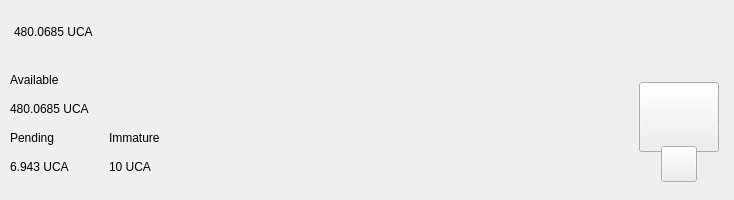
<?xml version="1.0" encoding="UTF-8"?>
<ui version="4.0">
  <class>TopBar</class>
  <widget class="QWidget" name="TopBar">
    <property name="geometry">
      <rect>
        <x>0</x>
        <y>0</y>
        <width>734</width>
        <height>200</height>
      </rect>
    </property>
    <property name="minimumSize">
      <size>
        <width>0</width>
        <height>200</height>
      </size>
    </property>
    <property name="maximumSize">
      <size>
        <width>16777215</width>
        <height>200</height>
      </size>
    </property>
    <property name="windowTitle">
      <string>Form</string>
    </property>
    <layout class="QVBoxLayout" name="verticalLayout_10" stretch="0">
      <property name="spacing">
        <number>0</number>
      </property>
      <property name="leftMargin">
        <number>0</number>
      </property>
      <property name="topMargin">
        <number>0</number>
      </property>
      <property name="rightMargin">
        <number>0</number>
      </property>
      <property name="bottomMargin">
        <number>0</number>
      </property>
      <item>
        <widget class="PFBorderImage" name="containerTop">
          <layout class="QVBoxLayout" name="verticalLayout_11">
            <property name="spacing">
              <number>0</number>
            </property>
            <property name="leftMargin">
              <number>0</number>
            </property>
            <property name="topMargin">
              <number>0</number>
            </property>
            <property name="rightMargin">
              <number>0</number>
            </property>
            <property name="bottomMargin">
              <number>0</number>
            </property>
            <item>
              <widget class="QWidget" name="top_container_2" native="true">
                <property name="minimumSize">
                  <size>
                    <width>0</width>
                    <height>65</height>
                  </size>
                </property>
                <layout class="QHBoxLayout" name="top_container">
                  <property name="spacing">
                    <number>0</number>
                  </property>
                  <property name="leftMargin">
                    <number>14</number>
                  </property>
                  <property name="topMargin">
                    <number>0</number>
                  </property>
                  <property name="rightMargin">
                    <number>14</number>
                  </property>
                  <property name="bottomMargin">
                    <number>0</number>
                  </property>
                  <item alignment="Qt::AlignVCenter">
                    <widget class="QWidget" name="widgetTopAmount" native="true">
                      <property name="sizePolicy">
                        <sizepolicy hsizetype="Preferred" vsizetype="Maximum">
                          <horstretch>0</horstretch>
                          <verstretch>0</verstretch>
                        </sizepolicy>
                      </property>
                      <layout class="QHBoxLayout" name="horizontalLayout_5">
                        <property name="spacing">
                          <number>0</number>
                        </property>
                        <property name="leftMargin">
                          <number>0</number>
                        </property>
                        <property name="topMargin">
                          <number>0</number>
                        </property>
                        <property name="rightMargin">
                          <number>0</number>
                        </property>
                        <property name="bottomMargin">
                          <number>0</number>
                        </property>
                        <item alignment="Qt::AlignTop">
                          <widget class="QLabel" name="labelAmountTopUca">
                            <property name="minimumSize">
                              <size>
                                <width>0</width>
                                <height>36</height>
                              </size>
                            </property>
                            <property name="styleSheet">
                              <string notr="true">padding:0px;margin:0px;</string>
                            </property>
                            <property name="text">
                              <string notr="true">480.0685 UCA</string>
                            </property>
                          </widget>
                        </item>
                      </layout>
                    </widget>
                  </item>
                  <item>
                    <spacer name="horizontalSpacer">
                      <property name="orientation">
                        <enum>Qt::Horizontal</enum>
                      </property>
                      <property name="sizeHint" stdset="0">
                        <size>
                          <width>40</width>
                          <height>20</height>
                        </size>
                      </property>
                    </spacer>
                  </item>
                  <item>
                    <layout class="QHBoxLayout" name="horizontalLayout_4">
                      <property name="spacing">
                        <number>12</number>
                      </property>
                      <property name="rightMargin">
                        <number>0</number>
                      </property>
                      <item alignment="Qt::AlignRight">
                        <widget class="QWidget" name="layoutSync" native="true">
                          <property name="minimumSize">
                            <size>
                              <width>0</width>
                              <height>36</height>
                            </size>
                          </property>
                          <property name="maximumSize">
                            <size>
                              <width>16777215</width>
                              <height>36</height>
                            </size>
                          </property>
                          <layout class="QVBoxLayout" name="verticalLayout_9">
                            <property name="leftMargin">
                              <number>0</number>
                            </property>
                            <property name="topMargin">
                              <number>0</number>
                            </property>
                            <property name="rightMargin">
                              <number>0</number>
                            </property>
                            <property name="bottomMargin">
                              <number>0</number>
                            </property>
                            <item>
                              <widget class="ExpandableButton" name="pushButtonSync" native="true">
                                <property name="minimumSize">
                                  <size>
                                    <width>36</width>
                                    <height>36</height>
                                  </size>
                                </property>
                                <property name="maximumSize">
                                  <size>
                                    <width>16777215</width>
                                    <height>36</height>
                                  </size>
                                </property>
                              </widget>
                            </item>
                          </layout>
                        </widget>
                      </item>
                      <item>
                        <widget class="ExpandableButton" name="pushButtonHDUpgrade" native="true">
                          <property name="minimumSize">
                            <size>
                              <width>36</width>
                              <height>36</height>
                            </size>
                          </property>
                        </widget>
                      </item>
                      <item>
                        <widget class="ExpandableButton" name="pushButtonStack" native="true">
                          <property name="minimumSize">
                            <size>
                              <width>36</width>
                              <height>36</height>
                            </size>
                          </property>
                        </widget>
                      </item>
                      <item>
                        <widget class="ExpandableButton" name="pushButtonColdStaking" native="true">
                          <property name="minimumSize">
                            <size>
                              <width>36</width>
                              <height>36</height>
                            </size>
                          </property>
                        </widget>
                      </item>
                      <item>
                        <widget class="ExpandableButton" name="pushButtonConnection" native="true">
                          <property name="minimumSize">
                            <size>
                              <width>36</width>
                              <height>36</height>
                            </size>
                          </property>
                        </widget>
                      </item>
                      <item>
                        <widget class="ExpandableButton" name="pushButtonTor" native="true">
                          <property name="minimumSize">
                            <size>
                              <width>36</width>
                              <height>36</height>
                            </size>
                          </property>
                        </widget>
                      </item>
                      <item>
                        <widget class="ExpandableButton" name="pushButtonLock" native="true">
                          <property name="sizePolicy">
                            <sizepolicy hsizetype="Expanding" vsizetype="Expanding">
                              <horstretch>0</horstretch>
                              <verstretch>0</verstretch>
                            </sizepolicy>
                          </property>
                          <property name="minimumSize">
                            <size>
                              <width>36</width>
                              <height>0</height>
                            </size>
                          </property>
                        </widget>
                      </item>
                      <item>
                        <widget class="ExpandableButton" name="pushButtonTheme" native="true">
                          <property name="minimumSize">
                            <size>
                              <width>36</width>
                              <height>36</height>
                            </size>
                          </property>
                          <property name="maximumSize">
                            <size>
                              <width>16777215</width>
                              <height>36</height>
                            </size>
                          </property>
                        </widget>
                      </item>
                      <item>
                        <widget class="ExpandableButton" name="pushButtonFAQ" native="true">
                          <property name="minimumSize">
                            <size>
                              <width>36</width>
                              <height>36</height>
                            </size>
                          </property>
                        </widget>
                      </item>
                    </layout>
                  </item>
                </layout>
              </widget>
            </item>
            <item>
              <widget class="QWidget" name="bottom_container" native="true">
                <property name="minimumSize">
                  <size>
                    <width>0</width>
                    <height>135</height>
                  </size>
                </property>
                <layout class="QHBoxLayout" name="botton_container">
                  <property name="leftMargin">
                    <number>10</number>
                  </property>
                  <property name="topMargin">
                    <number>0</number>
                  </property>
                  <property name="rightMargin">
                    <number>10</number>
                  </property>
                  <property name="bottomMargin">
                    <number>10</number>
                  </property>
                  <item>
                    <layout class="QHBoxLayout" name="horizontalLayout_3">
                      <property name="bottomMargin">
                        <number>9</number>
                      </property>
                      <item>
                        <layout class="QVBoxLayout" name="verticalLayout_7">
                          <property name="spacing">
                            <number>0</number>
                          </property>
                          <property name="leftMargin">
                            <number>0</number>
                          </property>
                          <property name="rightMargin">
                            <number>30</number>
                          </property>
                          <item>
                            <layout class="QVBoxLayout" name="verticalLayout_2">
                              <item>
                                <widget class="QLabel" name="labelTitle1">
                                  <property name="text">
                                    <string>Available</string>
                                  </property>
                                </widget>
                              </item>
                              <item>
                                <widget class="QLabel" name="labelAmountUca">
                                  <property name="text">
                                    <string notr="true">480.0685 UCA</string>
                                  </property>
                                </widget>
                              </item>
                            </layout>
                          </item>
                          <item>
                            <layout class="QHBoxLayout" name="horizontalLayout_2">
                              <property name="spacing">
                                <number>0</number>
                              </property>
                              <item>
                                <layout class="QVBoxLayout" name="verticalLayout_3">
                                  <item>
                                    <widget class="QLabel" name="labelTitle3">
                                      <property name="text">
                                        <string>Pending</string>
                                      </property>
                                    </widget>
                                  </item>
                                  <item>
                                    <widget class="QLabel" name="labelPendingUca">
                                      <property name="text">
                                        <string notr="true">6.943 UCA</string>
                                      </property>
                                    </widget>
                                  </item>
                                </layout>
                              </item>
                              <item>
                                <spacer name="horizontalSpacer_3">
                                  <property name="orientation">
                                    <enum>Qt::Horizontal</enum>
                                  </property>
                                  <property name="sizeType">
                                    <enum>QSizePolicy::Fixed</enum>
                                  </property>
                                  <property name="sizeHint" stdset="0">
                                    <size>
                                      <width>40</width>
                                      <height>20</height>
                                    </size>
                                  </property>
                                </spacer>
                              </item>
                              <item>
                                <layout class="QVBoxLayout" name="verticalLayout_4">
                                  <item>
                                    <widget class="QLabel" name="labelTitle4">
                                      <property name="text">
                                        <string>Immature</string>
                                      </property>
                                    </widget>
                                  </item>
                                  <item>
                                    <widget class="QLabel" name="labelImmatureUca">
                                      <property name="text">
                                        <string notr="true">10 UCA</string>
                                      </property>
                                    </widget>
                                  </item>
                                </layout>
                              </item>
                            </layout>
                          </item>
                        </layout>
                      </item>
                    </layout>
                  </item>
                  <item>
                    <spacer name="horizontalSpacer_2">
                      <property name="orientation">
                        <enum>Qt::Horizontal</enum>
                      </property>
                      <property name="sizeHint" stdset="0">
                        <size>
                          <width>40</width>
                          <height>20</height>
                        </size>
                      </property>
                    </spacer>
                  </item>
                  <item alignment="Qt::AlignHCenter|Qt::AlignVCenter">
                    <widget class="QWidget" name="qrContainer" native="true">
                      <property name="sizePolicy">
                        <sizepolicy hsizetype="Preferred" vsizetype="Minimum">
                          <horstretch>0</horstretch>
                          <verstretch>0</verstretch>
                        </sizepolicy>
                      </property>
                      <property name="minimumSize">
                        <size>
                          <width>90</width>
                          <height>110</height>
                        </size>
                      </property>
                      <property name="maximumSize">
                        <size>
                          <width>90</width>
                          <height>110</height>
                        </size>
                      </property>
                      <layout class="QVBoxLayout" name="containerQR">
                        <property name="spacing">
                          <number>0</number>
                        </property>
                        <property name="leftMargin">
                          <number>5</number>
                        </property>
                        <property name="topMargin">
                          <number>10</number>
                        </property>
                        <property name="rightMargin">
                          <number>5</number>
                        </property>
                        <property name="bottomMargin">
                          <number>0</number>
                        </property>
                        <item>
                          <widget class="QPushButton" name="btnQr">
                            <property name="minimumSize">
                              <size>
                                <width>70</width>
                                <height>70</height>
                              </size>
                            </property>
                            <property name="maximumSize">
                              <size>
                                <width>16777215</width>
                                <height>70</height>
                              </size>
                            </property>
                            <property name="focusPolicy">
                              <enum>Qt::NoFocus</enum>
                            </property>
                            <property name="text">
                              <string/>
                            </property>
                            <property name="iconSize">
                              <size>
                                <width>70</width>
                                <height>70</height>
                              </size>
                            </property>
                          </widget>
                        </item>
                        <item>
                          <spacer name="verticalSpacer">
                            <property name="orientation">
                              <enum>Qt::Vertical</enum>
                            </property>
                            <property name="sizeType">
                              <enum>QSizePolicy::Fixed</enum>
                            </property>
                            <property name="sizeHint" stdset="0">
                              <size>
                                <width>20</width>
                                <height>20</height>
                              </size>
                            </property>
                          </spacer>
                        </item>
                        <item alignment="Qt::AlignHCenter|Qt::AlignBottom">
                          <widget class="QPushButton" name="pushButtonQR">
                            <property name="minimumSize">
                              <size>
                                <width>36</width>
                                <height>36</height>
                              </size>
                            </property>
                            <property name="maximumSize">
                              <size>
                                <width>36</width>
                                <height>36</height>
                              </size>
                            </property>
                            <property name="focusPolicy">
                              <enum>Qt::NoFocus</enum>
                            </property>
                            <property name="text">
                              <string/>
                            </property>
                          </widget>
                        </item>
                      </layout>
                    </widget>
                  </item>
                </layout>
              </widget>
            </item>
          </layout>
        </widget>
      </item>
    </layout>
  </widget>
  <customwidgets>
    <customwidget>
      <class>ExpandableButton</class>
      <extends>QWidget</extends>
      <header>qt/ucacoin/expandablebutton.h</header>
      <container>1</container>
    </customwidget>
    <customwidget>
      <class>PFBorderImage</class>
      <extends>QFrame</extends>
      <header>qt/ucacoin/pfborderimage.h</header>
      <container>1</container>
    </customwidget>
  </customwidgets>
  <resources/>
  <connections/>
</ui>
